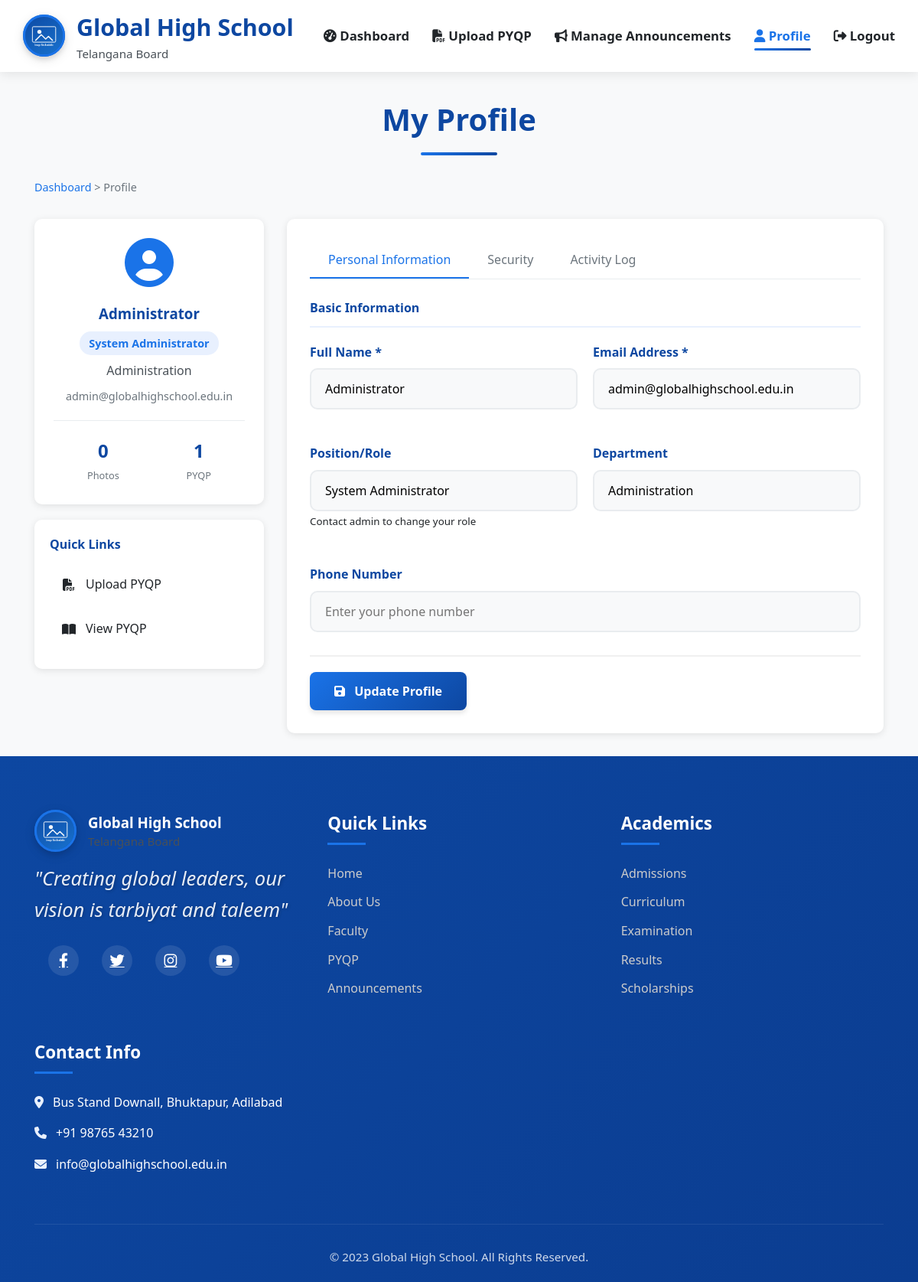
/faculty/profile (signed in), run on the app's committed database.
### app.py (models this page shows, shortened)
class Faculty(UserMixin, db.Model):
    id = db.Column(db.Integer, primary_key=True)
    username = db.Column(db.String(80), unique=True, nullable=False)
    email = db.Column(db.String(120), unique=True, nullable=False)
    password_hash = db.Column(db.String(200), nullable=False)
    name = db.Column(db.String(100), nullable=False)
    role = db.Column(db.String(100), nullable=False)
    department = db.Column(db.String(100))
    phone = db.Column(db.String(15))
    is_active = db.Column(db.Boolean, default=True)
    is_admin = db.Column(db.Boolean, default=False)
    created_at = db.Column(db.DateTime, default=datetime.utcnow)
    last_login = db.Column(db.DateTime)
    updated_at = db.Column(db.DateTime, default=datetime.utcnow, onupdate=datetime.utcnow)
    pyqps = db.relationship('PYQP', backref='uploader', lazy=True)

### app.py (the view, shortened to what this page needs)
@app.route('/faculty/profile', methods=['GET', 'POST'])
@login_required
def faculty_profile():
    try:
        activities = ActivityLog.query.filter_by(faculty_id=current_user.id).order_by(ActivityLog.created_at.desc()).limit(20).all()
    except Exception:
        activities = []
    return render_template('auth/faculty_profile.html', activities=activities)

### app.py (called while the page is built)
@login_manager.user_loader
def load_user(user_id):
    return Faculty.query.get(int(user_id))

@app.context_processor
def inject_template_helpers():
    return {
        'get_image_url': get_image_url
    }

### templates/auth/faculty_profile.html (shortened to what this page needs)
{% extends "base.html" %}
{% block content %}
<section class="faculty-profile-page">
    <div class="container">
        <div class="profile-header">
            <h2 class="section-title">My Profile</h2>
            <div class="breadcrumb">
                <a href="{{ url_for('faculty_dashboard') }}">Dashboard</a> >
                <span>Profile</span>
            </div>
        </div>
        <div class="profile-container">
            <div class="profile-sidebar">
                <div class="profile-card">
                    <div class="profile-avatar">
                        <i class="fas fa-user-circle"></i>
                    </div>
                    <div class="profile-info">
                        <h3>{{ current_user.name }}</h3>
                        <p class="profile-role">{{ current_user.role }}</p>
                        <p class="profile-department">{{ current_user.department or 'Not specified' }}</p>
                        <p class="profile-email">{{ current_user.email }}</p>
                    </div>
                    <div class="profile-stats">
                        <div class="stat">
                            <span class="stat-number">{{ current_user.photos|length }}</span>
                            <span class="stat-label">Photos</span>
                        </div>
                        <div class="stat">
                            <span class="stat-number">{{ current_user.pyqps|length }}</span>
                            <span class="stat-label">PYQP</span>
                        </div>
                    </div>
                </div>
                <div class="quick-links">
                    <h4>Quick Links</h4>
                    <a href="{{ url_for('faculty_upload_pyqp') }}" class="quick-link">
                        <i class="fas fa-file-pdf"></i>
                        <span>Upload PYQP</span>
                    </a>
                    <a href="{{ url_for('pyqp') }}" class="quick-link">
                        <i class="fas fa-book-open"></i>
                        <span>View PYQP</span>
                    </a>
                </div>
            </div>
            <div class="profile-content">
                <div class="profile-tabs">
                    <div class="tab-headers">
                        <button class="tab-header active" data-tab="personal">Personal Information</button>
                        <button class="tab-header" data-tab="security">Security</button>
                        <button class="tab-header" data-tab="activity">Activity Log</button>
                    </div>
                    <div class="tab-content">
                        <div class="tab-pane active" id="personal-tab">
                            <form method="POST" class="profile-form">
                                <h4>Basic Information</h4>
                                <div class="form-row">
                                    <div class="form-group">
                                        <label for="name">Full Name *</label>
                                        <input type="text" id="name" name="name" value="{{ current_user.name }}" required>
                                    </div>
                                    <div class="form-group">
                                        <label for="email">Email Address *</label>
                                        <input type="email" id="email" name="email" value="{{ current_user.email }}" required>
                                    </div>
                                </div>
                                <div class="form-row">
                                    <div class="form-group">
                                        <label for="role">Position/Role</label>
                                        <input type="text" id="role" name="role" value="{{ current_user.role }}" readonly>
                                        <small>Contact admin to change your role</small>
                                    </div>
                                    <div class="form-group">
                                        <label for="department">Department</label>
                                        <input type="text" id="department" name="department" value="{{ current_user.department or '' }}" placeholder="Enter your department">
                                    </div>
                                </div>
                                <div class="form-group">
                                    <label for="phone">Phone Number</label>
                                    <input type="tel" id="phone" name="phone" value="{{ current_user.phone or '' }}" placeholder="Enter your phone number">
                                </div>
                                <div class="form-actions">
                                    <button type="submit" class="btn btn-primary">
                                        <i class="fas fa-save"></i> Update Profile
                                    </button>
                                </div>
                            </form>
                        </div>
                    </div>
                </div>
            </div>
        </div>
    </div>
</section>
{% endblock %}

### static/css/styles.css (style rules this page uses)
:root { --primary-blue: #1a73e8; --light-blue: #e8f0fe; --dark-blue: #0d47a1; --white: #ffffff; --light-gray: #f8f9fa; --medium-gray: #e9ecef; --dark-gray: #495057; --text-dark: #212529; --shadow: 0 4px 6px rgba(0, 0, 0, 0.1); --shadow-hover: 0 8px 15px rgba(0, 0, 0, 0.15); --border-radius: 8px; --transition: all 0.3s ease; }
* { margin: 0; padding: 0; box-sizing: border-box; font-family: 'Segoe UI', Tahoma, Geneva, Verdana, sans-serif; }
body { line-height: 1.6; color: var(--text-dark); background-color: var(--white); font-size: 16px; }
.container { width: 90%; max-width: 1200px; margin: 0 auto; padding: 0 15px; }
.section-title { text-align: center; margin-bottom: 30px; color: var(--dark-blue); font-size: 2.5rem; position: relative; padding-bottom: 15px; font-weight: 700; }
.section-title::after { content: ''; position: absolute; bottom: 0; left: 50%; transform: translateX(-50%); width: 100px; height: 4px; background: linear-gradient(90deg, var(--primary-blue), var(--dark-blue)); border-radius: 2px; }
.btn { display: inline-block; padding: 14px 32px; border-radius: var(--border-radius); text-decoration: none; font-weight: 600; transition: var(--transition); border: none; cursor: pointer; font-size: 1rem; text-align: center; box-shadow: var(--shadow); }
.btn-primary { background: linear-gradient(135deg, var(--primary-blue), var(--dark-blue)); color: var(--white); }
.btn i { margin-right: 8px; }
.form-group { margin-bottom: 25px; }
.form-group label { display: block; margin-bottom: 8px; font-weight: 600; color: var(--dark-gray); }
.form-group input, .form-group textarea, .form-group select { width: 100%; padding: 14px 18px; border: 2px solid var(--medium-gray); border-radius: var(--border-radius); font-size: 1rem; transition: var(--transition); font-family: inherit; }
.form-row { display: grid; grid-template-columns: 1fr 1fr; gap: 20px; }
.form-actions { display: flex; gap: 15px; margin-top: 25px; }
@media (max-width: 1200px) { .container { width: 95%; } }
.breadcrumb { font-size: 0.9rem; color: #6c757d; margin-top: 10px; }
.breadcrumb a { color: var(--primary-blue); text-decoration: none; transition: var(--transition); }
.form-row { display: grid; grid-template-columns: 1fr 1fr; gap: 20px; margin-bottom: 20px; }
.form-group label { display: block; margin-bottom: 8px; font-weight: 600; color: var(--dark-blue); font-size: 1rem; }
.form-group input, .form-group select, .form-group textarea { width: 100%; padding: 14px 18px; border: 2px solid #e9ecef; border-radius: 10px; font-size: 1rem; transition: all 0.3s ease; font-family: inherit; background: #f8f9fa; }
.form-actions { display: flex; gap: 15px; margin-top: 30px; padding-top: 20px; border-top: 2px solid #f0f0f0; }

### data on the page
Faculty: name "Administrator", role "System Administrator", department "Administration", email "admin@globalhighschool.edu.in"

### other printed values
{{ current_user.photos|length }} "0"
{{ current_user.pyqps|length }} "1"
